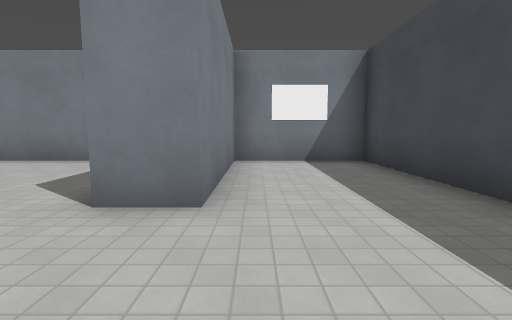
View 1 (above)

22 first-person views from a walk through a 3-D level made in the Godot game engine. The camera is 1.4 m above the floor, tilts 6° down and sees 85° across. The floor is counted in squares, 2 m on a side. Each view is taken from the middle of a square. On the plan, view 1 faces up. The plan holds only what a view shows up to about 9 squares ahead; the rest is blank. The place goes on beyond the plan. Surface patterns are stand-ins for the level's own textures.

View 2
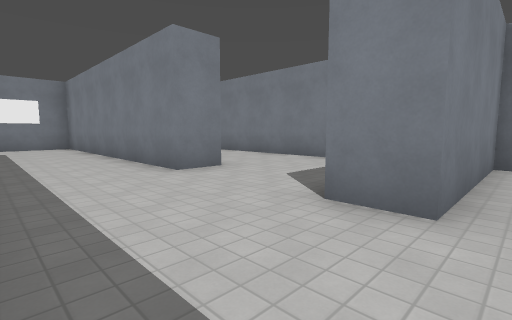

View 3
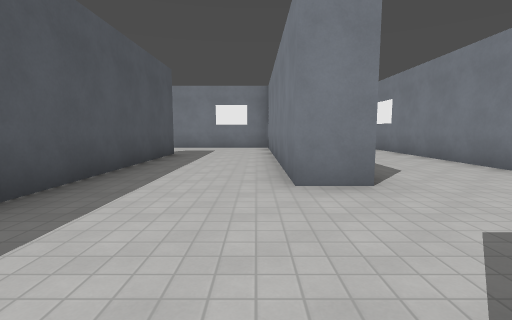

View 4
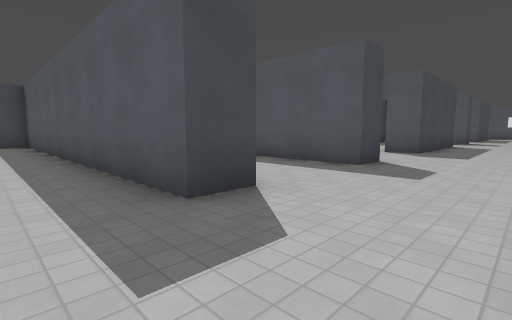

View 5
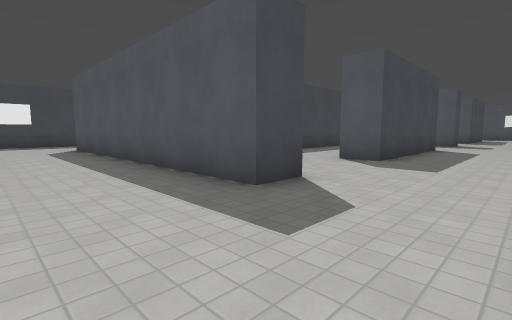

View 6
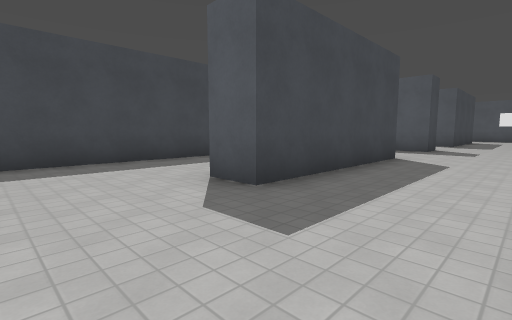

View 7
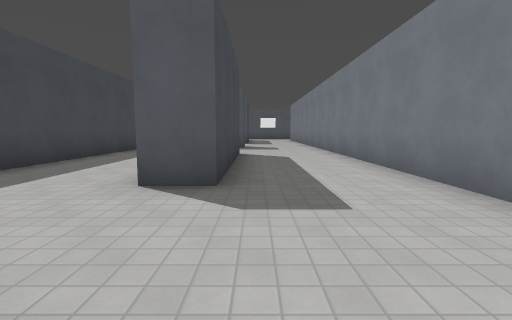

View 8
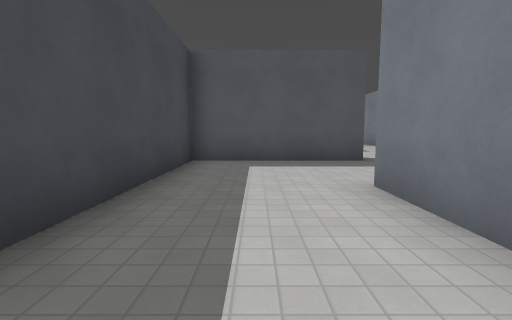

View 9
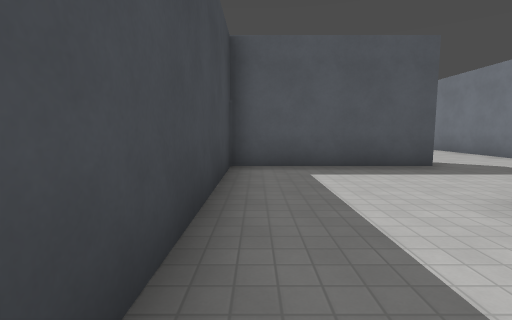

View 10
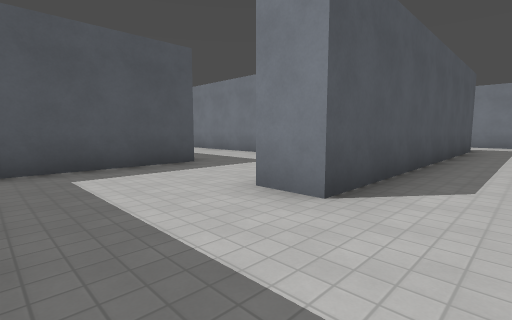

View 11
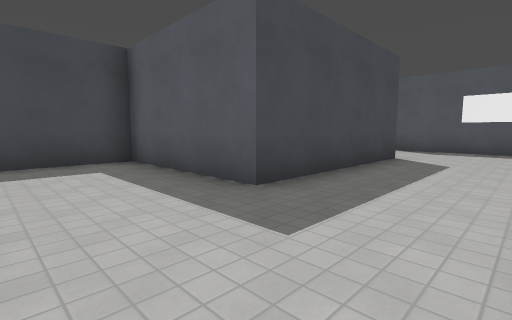

View 12
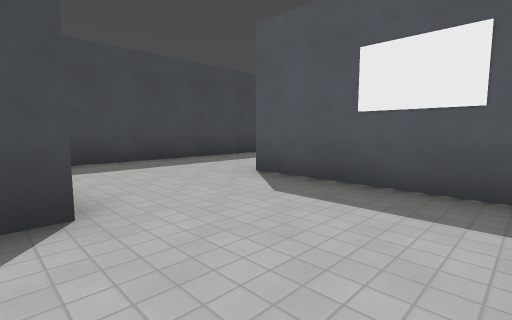

View 13
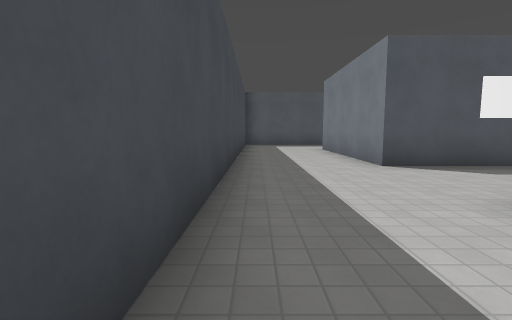

View 14
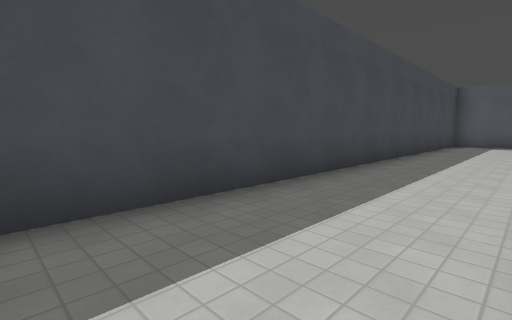

View 15
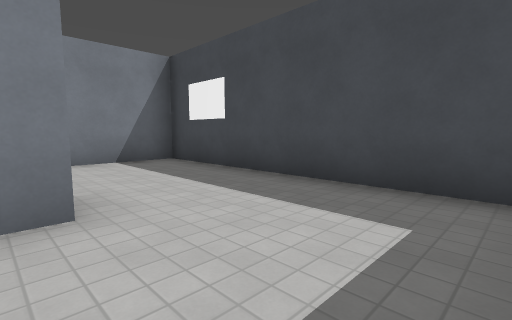

View 16
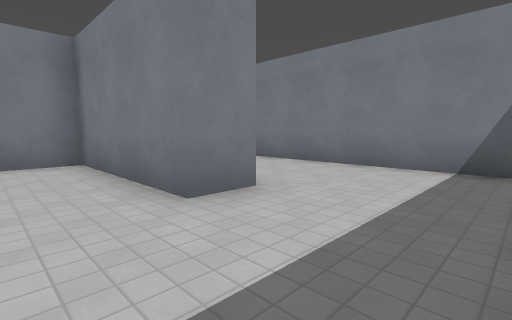

View 17
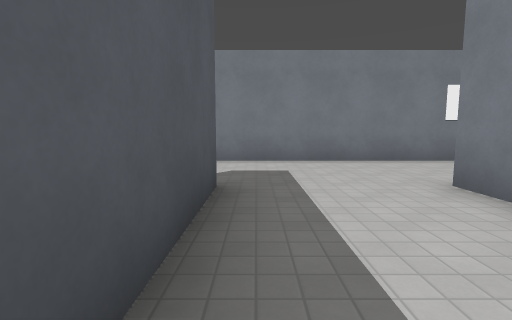

View 18
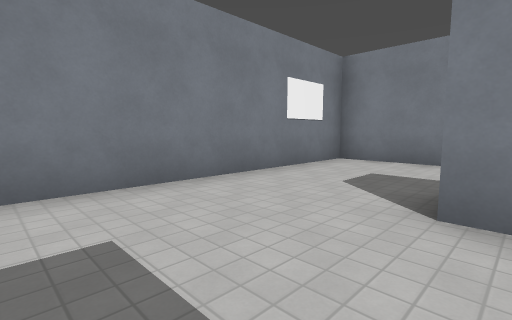

View 19
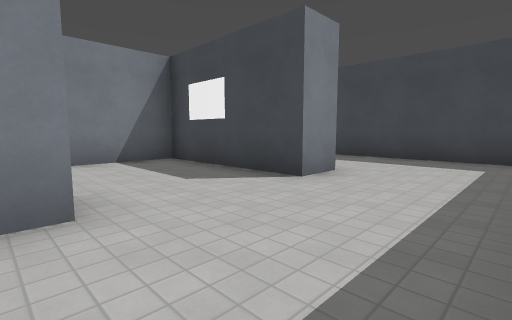

View 20
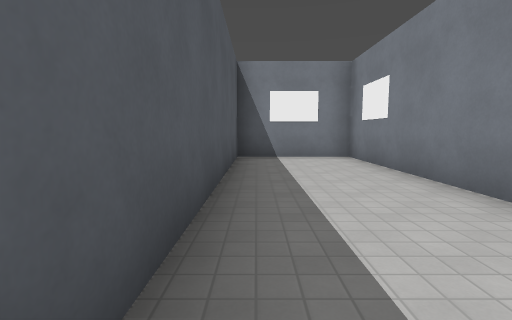

View 21
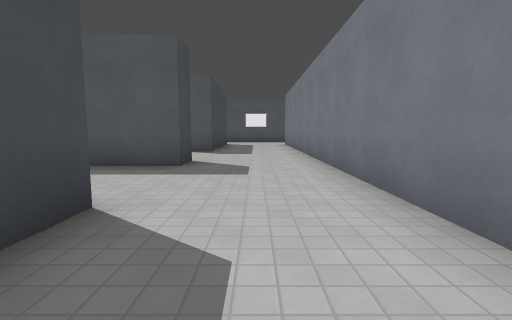

View 22
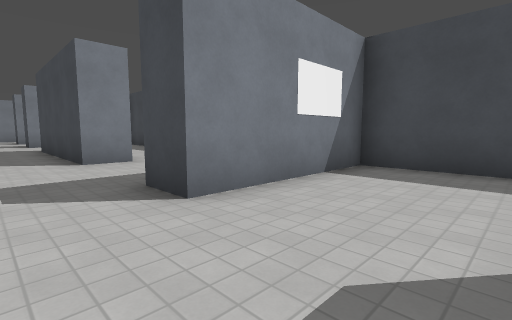

### Floor plan
Points are (right, up) in squares from view 1. A wall is a line through its corners. A room is listed if a view was taken in it or the views show most of it. See-through windows are left out.
Room 1 (views 1, 2, 3, 4, 5, 6, 7, 8, 9, 10, 11, 12, 13, 14, 15, 16, 17, 18, 19, 20, 21, 22)
walls: (-9.5, -5.5) (-9.5, -4.5) (-0.5, -4.5) (-0.5, -5.5) (-4.5, -5.5) (-4.5, -6.8); (-8.5, -11.5) (-8.5, -13.5) (-9.5, -13.5) (-9.5, -8.5) (-8.5, -8.5); (-8.6, -1.5) (-9.5, -1.5) (-9.5, -0.5) (-0.6, -0.5); (-12.5, -7.6) (-12.5, -20.1); (-1.5, -13.6) (-1.5, -8.5) (2.5, -8.5) (2.5, -1.5) (-3.5, -1.5); (-4, -16.5) (-0.5, -16.5) (-0.5, -20); (-4.5, 3.6) (-4.5, 2.5) (-12.5, 2.5) (-12.5, -5); (2.5, 0.2) (2.5, 6.5) (-0.5, 6.5) (-0.5, 2.5) (-1.5, 2.5) (-1.5, 6.5) (-12.5, 6.5) (-12.5, 3.5) (-5.5, 3.5); (-5.5, -19.9) (-5.5, -17.5) (-9.5, -17.5) (-9.5, -16.5) (-5.5, -16.5) (-5.5, -6.2); (2.5, -20.4) (2.5, -10)

Where each view was taken, in squares from view 1:
view 1: 0 up, 0 right, facing up
view 2: 0 up, 0 right, facing up-left
view 3: 2 up, 1 left, facing left
view 4: 1 up, 12 left, facing down-right
view 5: 2 down, 12 left, facing down-right
view 6: 6 down, 12 left, facing down-right
view 7: 5 down, 10 left, facing down
view 8: 10 down, 7 left, facing down
view 9: 11 down, 6 left, facing down
view 10: 3 down, 2 right, facing down-left
view 11: 6 down, 4 left, facing down-right
view 12: 13 down, 4 left, facing down-right
view 13: 11 down, 2 right, facing down
view 14: 10 down, 0 right, facing down-right
view 15: 8 down, 1 left, facing up-right
view 16: 7 down, 2 right, facing up-left
view 17: 4 down, 6 left, facing left
view 18: 4 down, 9 left, facing up-left
view 19: 0 up, 5 left, facing up-right
view 20: 4 up, 5 left, facing left
view 21: 11 down, 11 left, facing down
view 22: 20 down, 11 left, facing up-right
